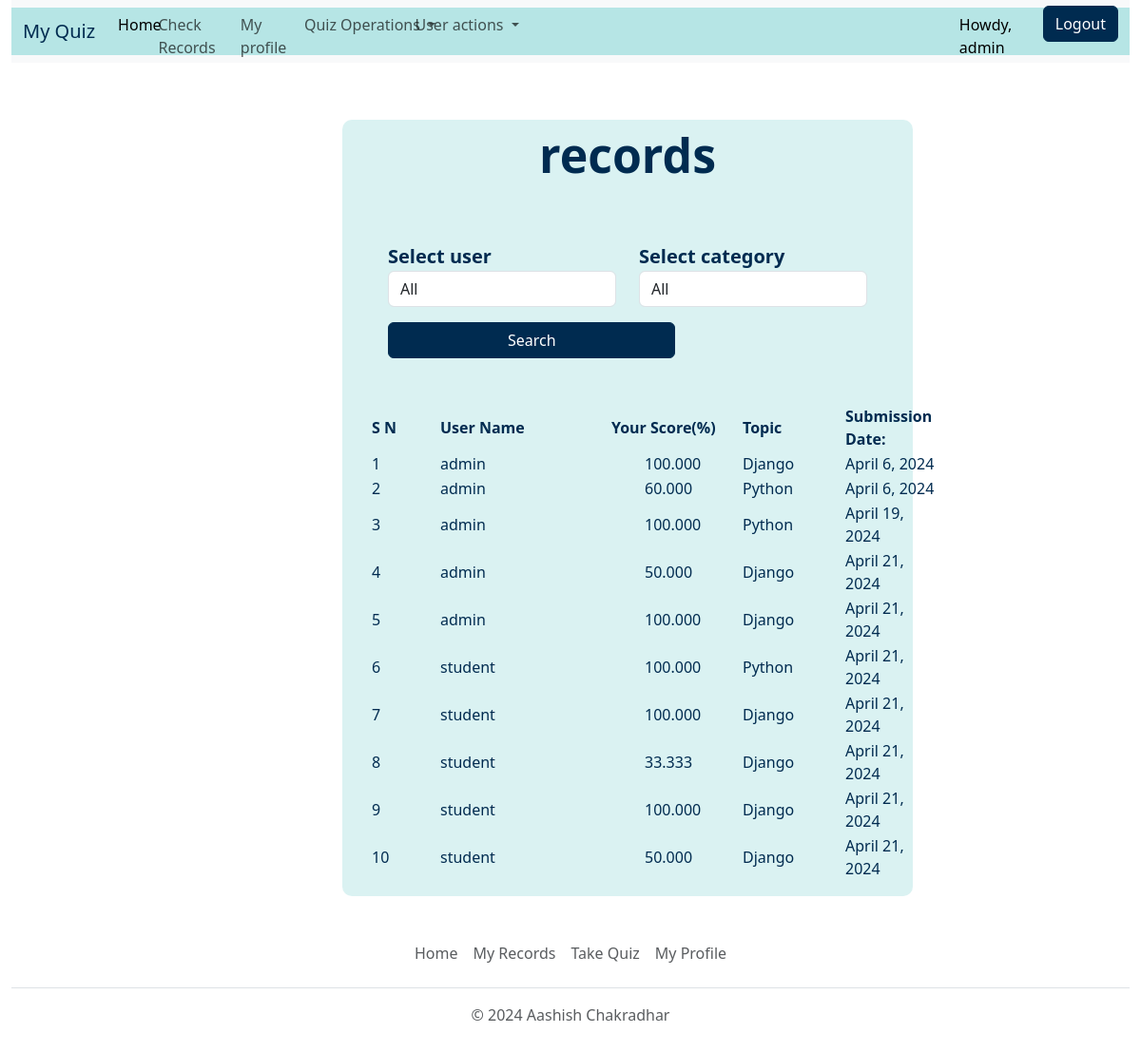
The page /view-record (signed in) on the database as committed earlier.
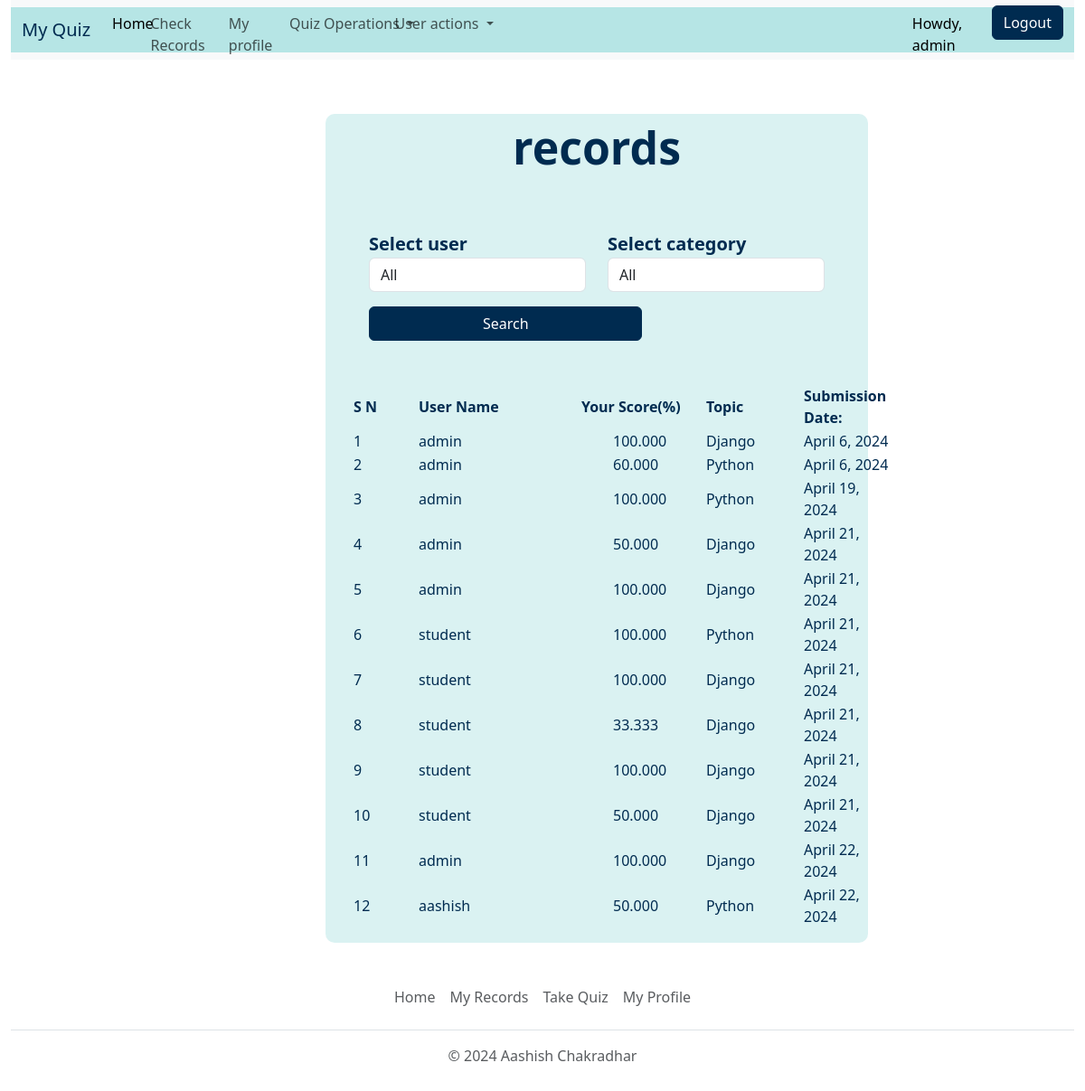
The same page on the database as committed later.
### quiz/models.py (models this page shows)
class BaseModel(models.Model):
    uid=models.UUIDField(primary_key=True,default=uuid.uuid4,editable=False)
    created_at=models.DateField(auto_now_add=True)
    updated_at=models.DateField(auto_now=True)
    class Meta:
        abstract=True

class Records(BaseModel):
    category=models.ForeignKey(Category,related_name='category_records',on_delete=models.CASCADE)
    user= models.ForeignKey(User, on_delete=models.CASCADE)
    score=models.DecimalField(default=0, max_digits=6, decimal_places=3, validators=[MinValueValidator(0), MaxValueValidator(100.000)])

class Category(BaseModel):
    category_name = models.CharField(max_length=15, default='Uncatogarized')
    user= models.ForeignKey(User, on_delete=models.CASCADE)
    def __str__(self):
        return self.category_name

### quiz/views.py (the view)
# urls.py: path('view-record',views.view_record,name='view_record'),
def view_record(request):
    if request.user.is_anonymous:
        return redirect("/login")
    else:
        try:
            if request.user.is_staff:
                if request.method=="POST":
                    user= request.POST.get('user')
                    category_form= request.POST.get('category')
                    time= request.POST.get('time')
                    if (user == 'all' and category_form == 'all'):
                        all_records=Records.objects.all()
                    elif(user == 'all' and category_form != 'all'):
                        all_records = Records.objects.filter(category = category_form)
                    elif(user != 'all' and category_form == 'all'):
                        all_records = Records.objects.filter(user=user)
                    else:
                        all_records = Records.objects.filter(user=user, category = category_form)
                    context = {
                        'records':all_records,
                        'users':User.objects.all(),
                        'categories': Category.objects.all(),
                    }
                else:
                    context = {
                        'records':Records.objects.all(),
                        'users':User.objects.all(),
                        'categories': Category.objects.all(),
                    }
            else:
                current_user = request.user
                filter_records=Records.objects.filter(user = current_user)
                context = {'records': filter_records}
            return render(request, 'record_view.html', context)
        except Exception as e:
            messages.error(request,str(e))
            return render(request,"index.html")

### templates/record_view.html (shortened to what this page needs)
{% extends "base.html" %}
{% block body %}
<div class="profile">
    <div class="heading">
        records
    </div>
    {% if request.user.is_staff  %}
        <div class="details container p-5">
            <form method="POST" action="/view-record">
                <div class="row">
                    <div class="col-md-6">
                        <label for="user">Select user</label>
                        <select name="user" id="user" class="form-control">
                            <option value="all">All</option>
                        </select>
                    </div>
                    <div class="col-md-6">
                        <label for="category">Select category</label>
                        <select name="category" id="category" class="form-control">
                            <option value="all">All</option>
                        </select>
                    </div>
                </div>
                <button type="submit" class="basic_button btn btn-primary">Search</button>
            </form>
        </div>
    {% endif %}
    <div class="grids">
        {%if records%}
            <table>
                <thead>
                    <tr>
                        <th style="width:12%">
                            S N
                        </th>
                        <th style="width:30%">
                            User Name
                        </th>
                        <th style="width:23%">
                            Your Score(%)
                        </th>
                        <th style="width:18%">
                            Topic
                        </th>
                        <th style="width:17%">
                            Submission Date:
                        </th>
                    </tr>
                </thead>
                <tbody>
                    {% for record in records %}
                        <tr>
                            <td>
                                {{ forloop.counter }}
                            </td>
                            <td>
                                {{record.user}}
                            </td>
                            <td style="padding-left:6%;">
                                {{record.score}}
                            </td>
                            <td>
                                {{record.category}}
                            </td>
                            <td>
                                {{record.created_at}}
                            </td>
                        </tr>
                    {% endfor %}
                </tbody>
            </table>
        {%else%}
        <h3 style="margin-left: 250px;">Records Not Found</h3>
        {%endif%}
    </div>
</div>
{% endblock body %}

Rows that differ between the two databases and show on the page:
added Records: user "admin", score "100.000", category "Django", created_at "April 22, 2024"
added Records: user "aashish", score "50.000", category "Python", created_at "April 22, 2024"
